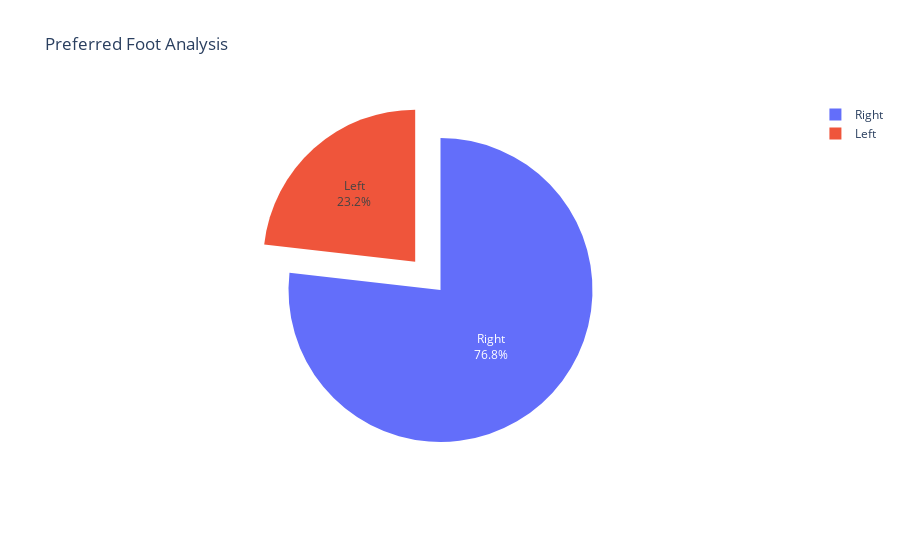

Source (notebook cell):
### Code cell
temp_df = pd.DataFrame(
    list(zip(["Left", "Right"], preferred_foot)), columns=["Foot", "Count"]
)
temp_df.to_csv(r"..\Outputs\PreferredFootAnalysis.csv")
# plot pie chart to display the percentage for the preferred foot
fig = px.pie(temp_df, values="Count", names="Foot",
             title="Preferred Foot Analysis")
fig.update_traces(textposition="inside",
                  textinfo="percent+label", pull=[0.25, 0])
fig.show()

### Figure 1 — Plotly figure (JSON) as saved in the notebook; plotly's stock layout.template omitted (floating-point values rounded to 4 significant figures)
{"data": [{"domain": {"x": [0, 1], "y": [0, 1]}, "hovertemplate": "Foot=%{label}<br>Count=%{value}<extra></extra>", "labels": ["Left", "Right"], "legendgroup": "", "name": "", "pull": [0.25, 0], "showlegend": true, "textinfo": "percent+label", "textposition": "inside", "type": "pie", "values": [4211, 13948]}], "layout": {"legend": {"tracegroupgap": 0}, "title": {"text": "Preferred Foot Analysis"}}}
